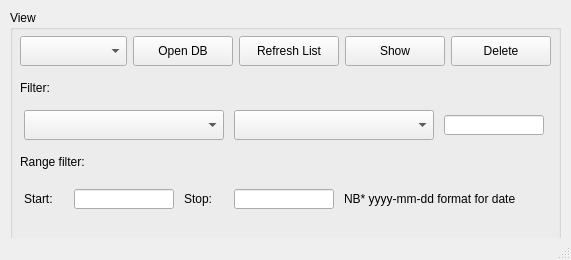
<?xml version="1.0" encoding="UTF-8"?>
<ui version="4.0">
 <class>PlotViewer</class>
 <widget class="QMainWindow" name="PlotViewer">
  <property name="geometry">
   <rect>
    <x>0</x>
    <y>0</y>
    <width>571</width>
    <height>260</height>
   </rect>
  </property>
  <property name="sizePolicy">
   <sizepolicy hsizetype="Fixed" vsizetype="Fixed">
    <horstretch>0</horstretch>
    <verstretch>0</verstretch>
   </sizepolicy>
  </property>
  <property name="minimumSize">
   <size>
    <width>571</width>
    <height>260</height>
   </size>
  </property>
  <property name="maximumSize">
   <size>
    <width>571</width>
    <height>260</height>
   </size>
  </property>
  <property name="windowTitle">
   <string>Plot viewer</string>
  </property>
  <widget class="QWidget" name="centralwidget">
   <widget class="QGroupBox" name="groupBox">
    <property name="geometry">
     <rect>
      <x>10</x>
      <y>10</y>
      <width>551</width>
      <height>250</height>
     </rect>
    </property>
    <property name="sizePolicy">
     <sizepolicy hsizetype="Fixed" vsizetype="Fixed">
      <horstretch>0</horstretch>
      <verstretch>0</verstretch>
     </sizepolicy>
    </property>
    <property name="minimumSize">
     <size>
      <width>551</width>
      <height>250</height>
     </size>
    </property>
    <property name="maximumSize">
     <size>
      <width>551</width>
      <height>250</height>
     </size>
    </property>
    <property name="title">
     <string>View</string>
    </property>
    <widget class="QWidget" name="verticalLayoutWidget_2">
     <property name="geometry">
      <rect>
       <x>10</x>
       <y>20</y>
       <width>531</width>
       <height>191</height>
      </rect>
     </property>
     <layout class="QVBoxLayout" name="verticalLayout_2">
      <item>
       <layout class="QHBoxLayout" name="horizontalLayout_7">
        <item>
         <widget class="QComboBox" name="comboBox">
          <property name="sizePolicy">
           <sizepolicy hsizetype="Fixed" vsizetype="Fixed">
            <horstretch>0</horstretch>
            <verstretch>0</verstretch>
           </sizepolicy>
          </property>
          <property name="maximumSize">
           <size>
            <width>200</width>
            <height>30</height>
           </size>
          </property>
         </widget>
        </item>
        <item>
         <widget class="QPushButton" name="btnOpen">
          <property name="sizePolicy">
           <sizepolicy hsizetype="Fixed" vsizetype="Fixed">
            <horstretch>0</horstretch>
            <verstretch>0</verstretch>
           </sizepolicy>
          </property>
          <property name="minimumSize">
           <size>
            <width>100</width>
            <height>30</height>
           </size>
          </property>
          <property name="maximumSize">
           <size>
            <width>100</width>
            <height>30</height>
           </size>
          </property>
          <property name="text">
           <string>Open DB</string>
          </property>
         </widget>
        </item>
        <item>
         <widget class="QPushButton" name="btnRefreshPlotList">
          <property name="sizePolicy">
           <sizepolicy hsizetype="Fixed" vsizetype="Fixed">
            <horstretch>0</horstretch>
            <verstretch>0</verstretch>
           </sizepolicy>
          </property>
          <property name="minimumSize">
           <size>
            <width>100</width>
            <height>30</height>
           </size>
          </property>
          <property name="maximumSize">
           <size>
            <width>100</width>
            <height>30</height>
           </size>
          </property>
          <property name="text">
           <string>Refresh List</string>
          </property>
         </widget>
        </item>
        <item>
         <widget class="QPushButton" name="btnShow">
          <property name="sizePolicy">
           <sizepolicy hsizetype="Fixed" vsizetype="Fixed">
            <horstretch>0</horstretch>
            <verstretch>0</verstretch>
           </sizepolicy>
          </property>
          <property name="minimumSize">
           <size>
            <width>100</width>
            <height>30</height>
           </size>
          </property>
          <property name="maximumSize">
           <size>
            <width>100</width>
            <height>30</height>
           </size>
          </property>
          <property name="text">
           <string>Show</string>
          </property>
         </widget>
        </item>
        <item>
         <widget class="QPushButton" name="btnDelete">
          <property name="sizePolicy">
           <sizepolicy hsizetype="Fixed" vsizetype="Fixed">
            <horstretch>0</horstretch>
            <verstretch>0</verstretch>
           </sizepolicy>
          </property>
          <property name="minimumSize">
           <size>
            <width>100</width>
            <height>30</height>
           </size>
          </property>
          <property name="maximumSize">
           <size>
            <width>100</width>
            <height>30</height>
           </size>
          </property>
          <property name="text">
           <string>Delete</string>
          </property>
         </widget>
        </item>
       </layout>
      </item>
      <item>
       <widget class="QLabel" name="LblCharacteristics">
        <property name="sizePolicy">
         <sizepolicy hsizetype="Fixed" vsizetype="Fixed">
          <horstretch>0</horstretch>
          <verstretch>0</verstretch>
         </sizepolicy>
        </property>
        <property name="minimumSize">
         <size>
          <width>150</width>
          <height>20</height>
         </size>
        </property>
        <property name="maximumSize">
         <size>
          <width>150</width>
          <height>20</height>
         </size>
        </property>
        <property name="text">
         <string>Filter:</string>
        </property>
       </widget>
      </item>
      <item>
       <layout class="QHBoxLayout" name="horizontalLayout">
        <item>
         <widget class="QComboBox" name="comboBoxOptions">
          <property name="minimumSize">
           <size>
            <width>150</width>
            <height>30</height>
           </size>
          </property>
          <property name="maximumSize">
           <size>
            <width>200</width>
            <height>30</height>
           </size>
          </property>
         </widget>
        </item>
        <item>
         <widget class="QComboBox" name="comboBoxFilter">
          <property name="sizePolicy">
           <sizepolicy hsizetype="Fixed" vsizetype="Fixed">
            <horstretch>0</horstretch>
            <verstretch>1</verstretch>
           </sizepolicy>
          </property>
          <property name="minimumSize">
           <size>
            <width>150</width>
            <height>30</height>
           </size>
          </property>
          <property name="maximumSize">
           <size>
            <width>200</width>
            <height>30</height>
           </size>
          </property>
         </widget>
        </item>
        <item>
         <widget class="QLineEdit" name="txtBoxFilter">
          <property name="sizePolicy">
           <sizepolicy hsizetype="Fixed" vsizetype="Fixed">
            <horstretch>0</horstretch>
            <verstretch>0</verstretch>
           </sizepolicy>
          </property>
          <property name="minimumSize">
           <size>
            <width>100</width>
            <height>20</height>
           </size>
          </property>
          <property name="maximumSize">
           <size>
            <width>100</width>
            <height>20</height>
           </size>
          </property>
         </widget>
        </item>
       </layout>
      </item>
      <item>
       <widget class="QLabel" name="LblRangeFilter">
        <property name="minimumSize">
         <size>
          <width>150</width>
          <height>20</height>
         </size>
        </property>
        <property name="maximumSize">
         <size>
          <width>150</width>
          <height>20</height>
         </size>
        </property>
        <property name="text">
         <string>Range filter:</string>
        </property>
       </widget>
      </item>
      <item>
       <layout class="QHBoxLayout" name="filterLayout">
        <item>
         <widget class="QLabel" name="LblStart">
          <property name="sizePolicy">
           <sizepolicy hsizetype="Fixed" vsizetype="Fixed">
            <horstretch>0</horstretch>
            <verstretch>0</verstretch>
           </sizepolicy>
          </property>
          <property name="minimumSize">
           <size>
            <width>40</width>
            <height>30</height>
           </size>
          </property>
          <property name="maximumSize">
           <size>
            <width>40</width>
            <height>30</height>
           </size>
          </property>
          <property name="text">
           <string>Start:</string>
          </property>
         </widget>
        </item>
        <item>
         <widget class="QLineEdit" name="txtBoxStart">
          <property name="sizePolicy">
           <sizepolicy hsizetype="Fixed" vsizetype="Fixed">
            <horstretch>0</horstretch>
            <verstretch>0</verstretch>
           </sizepolicy>
          </property>
          <property name="minimumSize">
           <size>
            <width>100</width>
            <height>20</height>
           </size>
          </property>
          <property name="maximumSize">
           <size>
            <width>100</width>
            <height>20</height>
           </size>
          </property>
         </widget>
        </item>
        <item>
         <widget class="QLabel" name="LblStop">
          <property name="sizePolicy">
           <sizepolicy hsizetype="Fixed" vsizetype="Fixed">
            <horstretch>0</horstretch>
            <verstretch>0</verstretch>
           </sizepolicy>
          </property>
          <property name="minimumSize">
           <size>
            <width>40</width>
            <height>30</height>
           </size>
          </property>
          <property name="maximumSize">
           <size>
            <width>40</width>
            <height>30</height>
           </size>
          </property>
          <property name="text">
           <string>Stop:</string>
          </property>
         </widget>
        </item>
        <item>
         <widget class="QLineEdit" name="txtBoxEnd">
          <property name="sizePolicy">
           <sizepolicy hsizetype="Fixed" vsizetype="Fixed">
            <horstretch>0</horstretch>
            <verstretch>0</verstretch>
           </sizepolicy>
          </property>
          <property name="minimumSize">
           <size>
            <width>100</width>
            <height>20</height>
           </size>
          </property>
          <property name="maximumSize">
           <size>
            <width>100</width>
            <height>20</height>
           </size>
          </property>
         </widget>
        </item>
        <item>
         <widget class="QLabel" name="LblFormat">
          <property name="sizePolicy">
           <sizepolicy hsizetype="Fixed" vsizetype="Fixed">
            <horstretch>0</horstretch>
            <verstretch>0</verstretch>
           </sizepolicy>
          </property>
          <property name="minimumSize">
           <size>
            <width>200</width>
            <height>30</height>
           </size>
          </property>
          <property name="maximumSize">
           <size>
            <width>200</width>
            <height>30</height>
           </size>
          </property>
          <property name="text">
           <string>NB* yyyy-mm-dd format for date</string>
          </property>
         </widget>
        </item>
       </layout>
      </item>
     </layout>
    </widget>
   </widget>
  </widget>
  <widget class="QStatusBar" name="statusbar"/>
 </widget>
 <resources/>
 <connections/>
</ui>
